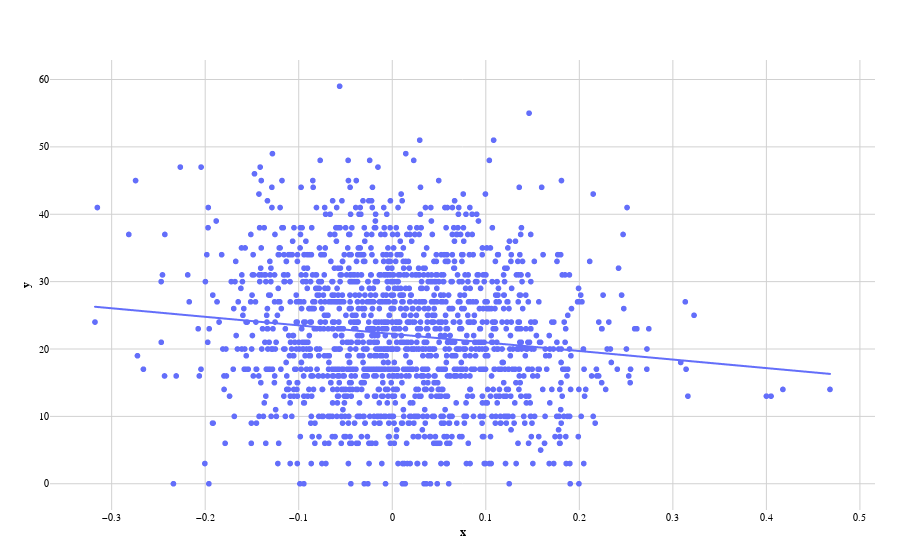

Write notebook code for a chart like this one.
### Markdown cell above
## Spreads - Linear Regression

### Code cell
''' Viz '''


x = input_matchups_sl['Home_Team_Last_4_EPA_D_Play'].to_numpy()
y = input_matchups_sl['away_score'].to_numpy()

scatter = px.scatter(
    x=x, y=y, trendline='ols'
)
scatter.update_layout(template='nfl_template')
scatter.show()

### Figure 1 — Plotly figure (JSON) as saved in the notebook; plotly's stock layout.template omitted (floating-point values rounded to 4 significant figures; data arrays with more than 128 entries replaced by an {"elided": "..."} marker saying what was removed)
{"data": [{"hovertemplate": "x=%{x}<br>y=%{y}<extra></extra>", "legendgroup": "", "marker": {"color": "#636efa", "symbol": "circle"}, "mode": "markers", "name": "", "showlegend": false, "type": "scattergl", "x": {"elided": "1728 float values"}, "xaxis": "x", "y": {"elided": "1728 float values"}, "yaxis": "y"}, {"hovertemplate": "<b>OLS trendline</b><br>y = -12.6873 * x + 22.2401<br>R<sup>2</sup>=0.016361<br><br>x=%{x}<br>y=%{y} <b>(trend)</b><extra></extra>", "legendgroup": "", "marker": {"color": "#636efa", "symbol": "circle"}, "mode": "lines", "name": "", "showlegend": false, "type": "scattergl", "x": {"elided": "1728 float values"}, "xaxis": "x", "y": {"elided": "1728 float values"}, "yaxis": "y"}], "layout": {"legend": {"tracegroupgap": 0}, "margin": {"t": 60}, "xaxis": {"anchor": "y", "domain": [0, 1], "title": {"text": "x"}}, "yaxis": {"anchor": "x", "domain": [0, 1], "title": {"text": "y"}}}}
